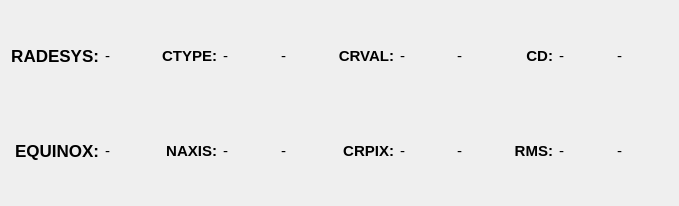
<?xml version="1.0" encoding="UTF-8"?>
<ui version="4.0">
 <class>WcsInfoPanel</class>
 <widget class="QWidget" name="WcsInfoPanel">
  <property name="geometry">
   <rect>
    <x>0</x>
    <y>0</y>
    <width>679</width>
    <height>206</height>
   </rect>
  </property>
  <property name="font">
   <font>
    <pointsize>11</pointsize>
   </font>
  </property>
  <property name="windowTitle">
   <string>Form</string>
  </property>
  <layout class="QGridLayout" name="gridLayout">
   <item row="0" column="0">
    <widget class="QLabel" name="radesys">
     <property name="font">
      <font>
       <pointsize>13</pointsize>
       <weight>75</weight>
       <bold>true</bold>
      </font>
     </property>
     <property name="text">
      <string>RADESYS:</string>
     </property>
     <property name="alignment">
      <set>Qt::AlignRight|Qt::AlignTrailing|Qt::AlignVCenter</set>
     </property>
    </widget>
   </item>
   <item row="0" column="1">
    <widget class="QLabel" name="radesys_input">
     <property name="sizePolicy">
      <sizepolicy hsizetype="MinimumExpanding" vsizetype="Preferred">
       <horstretch>0</horstretch>
       <verstretch>0</verstretch>
      </sizepolicy>
     </property>
     <property name="font">
      <font>
       <pointsize>11</pointsize>
      </font>
     </property>
     <property name="text">
      <string>-</string>
     </property>
    </widget>
   </item>
   <item row="1" column="0">
    <widget class="QLabel" name="equinox">
     <property name="font">
      <font>
       <pointsize>13</pointsize>
       <weight>75</weight>
       <bold>true</bold>
      </font>
     </property>
     <property name="text">
      <string>EQUINOX:</string>
     </property>
     <property name="alignment">
      <set>Qt::AlignRight|Qt::AlignTrailing|Qt::AlignVCenter</set>
     </property>
    </widget>
   </item>
   <item row="1" column="1">
    <widget class="QLabel" name="equinox_input">
     <property name="sizePolicy">
      <sizepolicy hsizetype="MinimumExpanding" vsizetype="Preferred">
       <horstretch>0</horstretch>
       <verstretch>0</verstretch>
      </sizepolicy>
     </property>
     <property name="font">
      <font>
       <pointsize>11</pointsize>
      </font>
     </property>
     <property name="text">
      <string>-</string>
     </property>
    </widget>
   </item>
   <item row="0" column="2">
    <widget class="QLabel" name="ctype">
     <property name="font">
      <font>
       <weight>75</weight>
       <bold>true</bold>
      </font>
     </property>
     <property name="text">
      <string>CTYPE:</string>
     </property>
     <property name="alignment">
      <set>Qt::AlignRight|Qt::AlignTrailing|Qt::AlignVCenter</set>
     </property>
    </widget>
   </item>
   <item row="0" column="3">
    <widget class="QLabel" name="ctype1_input">
     <property name="sizePolicy">
      <sizepolicy hsizetype="MinimumExpanding" vsizetype="Preferred">
       <horstretch>0</horstretch>
       <verstretch>0</verstretch>
      </sizepolicy>
     </property>
     <property name="text">
      <string>-</string>
     </property>
    </widget>
   </item>
   <item row="0" column="4">
    <widget class="QLabel" name="ctype2_input">
     <property name="sizePolicy">
      <sizepolicy hsizetype="MinimumExpanding" vsizetype="Preferred">
       <horstretch>0</horstretch>
       <verstretch>0</verstretch>
      </sizepolicy>
     </property>
     <property name="text">
      <string>-</string>
     </property>
    </widget>
   </item>
   <item row="1" column="2">
    <widget class="QLabel" name="naxis">
     <property name="font">
      <font>
       <weight>75</weight>
       <bold>true</bold>
      </font>
     </property>
     <property name="text">
      <string>NAXIS:</string>
     </property>
     <property name="alignment">
      <set>Qt::AlignRight|Qt::AlignTrailing|Qt::AlignVCenter</set>
     </property>
    </widget>
   </item>
   <item row="1" column="3">
    <widget class="QLabel" name="naxis1_input">
     <property name="sizePolicy">
      <sizepolicy hsizetype="MinimumExpanding" vsizetype="Preferred">
       <horstretch>0</horstretch>
       <verstretch>0</verstretch>
      </sizepolicy>
     </property>
     <property name="text">
      <string>-</string>
     </property>
    </widget>
   </item>
   <item row="1" column="4">
    <widget class="QLabel" name="naxis2_input">
     <property name="sizePolicy">
      <sizepolicy hsizetype="MinimumExpanding" vsizetype="Preferred">
       <horstretch>0</horstretch>
       <verstretch>0</verstretch>
      </sizepolicy>
     </property>
     <property name="text">
      <string>-</string>
     </property>
    </widget>
   </item>
   <item row="0" column="5">
    <widget class="QLabel" name="crval">
     <property name="font">
      <font>
       <weight>75</weight>
       <bold>true</bold>
      </font>
     </property>
     <property name="text">
      <string>CRVAL:</string>
     </property>
     <property name="alignment">
      <set>Qt::AlignRight|Qt::AlignTrailing|Qt::AlignVCenter</set>
     </property>
    </widget>
   </item>
   <item row="0" column="6">
    <widget class="QLabel" name="crval1_input">
     <property name="sizePolicy">
      <sizepolicy hsizetype="MinimumExpanding" vsizetype="Preferred">
       <horstretch>0</horstretch>
       <verstretch>0</verstretch>
      </sizepolicy>
     </property>
     <property name="text">
      <string>-</string>
     </property>
    </widget>
   </item>
   <item row="0" column="7">
    <widget class="QLabel" name="crval2_input">
     <property name="sizePolicy">
      <sizepolicy hsizetype="MinimumExpanding" vsizetype="Preferred">
       <horstretch>0</horstretch>
       <verstretch>0</verstretch>
      </sizepolicy>
     </property>
     <property name="text">
      <string>-</string>
     </property>
    </widget>
   </item>
   <item row="1" column="5">
    <widget class="QLabel" name="crpix">
     <property name="font">
      <font>
       <weight>75</weight>
       <bold>true</bold>
      </font>
     </property>
     <property name="text">
      <string>CRPIX:</string>
     </property>
     <property name="alignment">
      <set>Qt::AlignRight|Qt::AlignTrailing|Qt::AlignVCenter</set>
     </property>
    </widget>
   </item>
   <item row="1" column="6">
    <widget class="QLabel" name="crpix1_input">
     <property name="sizePolicy">
      <sizepolicy hsizetype="MinimumExpanding" vsizetype="Preferred">
       <horstretch>0</horstretch>
       <verstretch>0</verstretch>
      </sizepolicy>
     </property>
     <property name="text">
      <string>-</string>
     </property>
    </widget>
   </item>
   <item row="1" column="7">
    <widget class="QLabel" name="crpix2_input">
     <property name="sizePolicy">
      <sizepolicy hsizetype="MinimumExpanding" vsizetype="Preferred">
       <horstretch>0</horstretch>
       <verstretch>0</verstretch>
      </sizepolicy>
     </property>
     <property name="text">
      <string>-</string>
     </property>
    </widget>
   </item>
   <item row="0" column="8">
    <widget class="QLabel" name="misc1">
     <property name="font">
      <font>
       <weight>75</weight>
       <bold>true</bold>
      </font>
     </property>
     <property name="text">
      <string>CD:</string>
     </property>
     <property name="alignment">
      <set>Qt::AlignRight|Qt::AlignTrailing|Qt::AlignVCenter</set>
     </property>
    </widget>
   </item>
   <item row="0" column="9">
    <widget class="QLabel" name="misc1_input1">
     <property name="sizePolicy">
      <sizepolicy hsizetype="MinimumExpanding" vsizetype="Preferred">
       <horstretch>0</horstretch>
       <verstretch>0</verstretch>
      </sizepolicy>
     </property>
     <property name="text">
      <string>-</string>
     </property>
    </widget>
   </item>
   <item row="0" column="10">
    <widget class="QLabel" name="misc1_input2">
     <property name="sizePolicy">
      <sizepolicy hsizetype="MinimumExpanding" vsizetype="Preferred">
       <horstretch>0</horstretch>
       <verstretch>0</verstretch>
      </sizepolicy>
     </property>
     <property name="text">
      <string>-</string>
     </property>
    </widget>
   </item>
   <item row="1" column="9">
    <widget class="QLabel" name="misc2_input1">
     <property name="sizePolicy">
      <sizepolicy hsizetype="MinimumExpanding" vsizetype="Preferred">
       <horstretch>0</horstretch>
       <verstretch>0</verstretch>
      </sizepolicy>
     </property>
     <property name="text">
      <string>-</string>
     </property>
    </widget>
   </item>
   <item row="1" column="10">
    <widget class="QLabel" name="misc2_input2">
     <property name="sizePolicy">
      <sizepolicy hsizetype="MinimumExpanding" vsizetype="Preferred">
       <horstretch>0</horstretch>
       <verstretch>0</verstretch>
      </sizepolicy>
     </property>
     <property name="text">
      <string>-</string>
     </property>
    </widget>
   </item>
   <item row="1" column="8">
    <widget class="QLabel" name="misc2">
     <property name="font">
      <font>
       <weight>75</weight>
       <bold>true</bold>
      </font>
     </property>
     <property name="text">
      <string>RMS:</string>
     </property>
     <property name="alignment">
      <set>Qt::AlignRight|Qt::AlignTrailing|Qt::AlignVCenter</set>
     </property>
    </widget>
   </item>
  </layout>
 </widget>
 <resources/>
 <connections/>
</ui>
